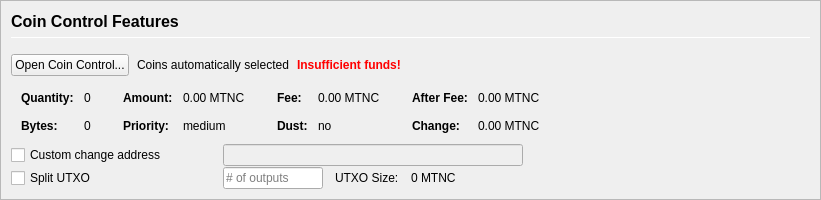
         <widget class="QFrame" name="frameCoinControl">
          <property name="sizePolicy">
           <sizepolicy hsizetype="Expanding" vsizetype="Expanding">
            <horstretch>0</horstretch>
            <verstretch>0</verstretch>
           </sizepolicy>
          </property>
          <property name="maximumSize">
           <size>
            <width>16777215</width>
            <height>16777215</height>
           </size>
          </property>
          <property name="frameShape">
           <enum>QFrame::StyledPanel</enum>
          </property>
          <property name="frameShadow">
           <enum>QFrame::Sunken</enum>
          </property>
          <layout class="QVBoxLayout" name="verticalLayoutCoinControl2">
           <property name="spacing">
            <number>0</number>
           </property>
           <property name="leftMargin">
            <number>0</number>
           </property>
           <property name="topMargin">
            <number>0</number>
           </property>
           <property name="rightMargin">
            <number>0</number>
           </property>
           <property name="bottomMargin">
            <number>0</number>
           </property>
           <item>
            <widget class="QFrame" name="frameCoinControl_BG">
             <layout class="QVBoxLayout" name="verticalLayoutCoinControl" stretch="0,0,0,0,0,0">
              <property name="spacing">
               <number>1</number>
              </property>
              <property name="leftMargin">
               <number>10</number>
              </property>
              <property name="topMargin">
               <number>10</number>
              </property>
              <item>
               <layout class="QHBoxLayout" name="horizontalLayoutCoinControl1">
                <property name="bottomMargin">
                 <number>15</number>
                </property>
                <item>
                 <layout class="QVBoxLayout" name="verticalLayout_3">
                  <property name="spacing">
                   <number>6</number>
                  </property>
                  <item>
                   <widget class="QLabel" name="labelCoinControlFeatures">
                    <property name="sizePolicy">
                     <sizepolicy hsizetype="Preferred" vsizetype="Maximum">
                      <horstretch>0</horstretch>
                      <verstretch>0</verstretch>
                     </sizepolicy>
                    </property>
                    <property name="minimumSize">
                     <size>
                      <width>0</width>
                      <height>20</height>
                     </size>
                    </property>
                    <property name="font">
                     <font>
                      <pointsize>12</pointsize>
                      <weight>75</weight>
                      <bold>true</bold>
                     </font>
                    </property>
                    <property name="styleSheet">
                     <string notr="true">font-weight:bold;</string>
                    </property>
                    <property name="text">
                     <string>Coin Control Features</string>
                    </property>
                   </widget>
                  </item>
                  <item>
                   <widget class="Line" name="line">
                    <property name="minimumSize">
                     <size>
                      <width>0</width>
                      <height>1</height>
                     </size>
                    </property>
                    <property name="maximumSize">
                     <size>
                      <width>16777215</width>
                      <height>1</height>
                     </size>
                    </property>
                    <property name="orientation">
                     <enum>Qt::Horizontal</enum>
                    </property>
                   </widget>
                  </item>
                 </layout>
                </item>
               </layout>
              </item>
              <item>
               <layout class="QHBoxLayout" name="horizontalLayoutCoinControl2" stretch="0,0,0,0">
                <property name="spacing">
                 <number>8</number>
                </property>
                <property name="bottomMargin">
                 <number>10</number>
                </property>
                <item>
                 <widget class="QPushButton" name="pushButtonCoinControl">
                  <property name="styleSheet">
                   <string notr="true"/>
                  </property>
                  <property name="text">
                   <string>Open Coin Control...</string>
                  </property>
                  <property name="autoDefault">
                   <bool>false</bool>
                  </property>
                 </widget>
                </item>
                <item>
                 <widget class="QLabel" name="labelCoinControlAutomaticallySelected">
                  <property name="text">
                   <string>Coins automatically selected</string>
                  </property>
                  <property name="margin">
                   <number>5</number>
                  </property>
                 </widget>
                </item>
                <item>
                 <widget class="QLabel" name="labelCoinControlInsuffFunds">
                  <property name="font">
                   <font>
                    <weight>75</weight>
                    <bold>true</bold>
                   </font>
                  </property>
                  <property name="styleSheet">
                   <string notr="true">color:red;font-weight:bold;</string>
                  </property>
                  <property name="text">
                   <string>Insufficient funds!</string>
                  </property>
                  <property name="margin">
                   <number>5</number>
                  </property>
                 </widget>
                </item>
                <item>
                 <spacer name="horizontalSpacerCoinControl">
                  <property name="orientation">
                   <enum>Qt::Horizontal</enum>
                  </property>
                  <property name="sizeHint" stdset="0">
                   <size>
                    <width>40</width>
                    <height>1</height>
                   </size>
                  </property>
                 </spacer>
                </item>
               </layout>
              </item>
              <item>
               <widget class="QWidget" name="widgetCoinControl" native="true">
                <property name="sizePolicy">
                 <sizepolicy hsizetype="Preferred" vsizetype="Preferred">
                  <horstretch>0</horstretch>
                  <verstretch>0</verstretch>
                 </sizepolicy>
                </property>
                <property name="minimumSize">
                 <size>
                  <width>0</width>
                  <height>0</height>
                 </size>
                </property>
                <property name="styleSheet">
                 <string notr="true"/>
                </property>
                <layout class="QHBoxLayout" name="horizontalLayoutCoinControl5">
                 <property name="leftMargin">
                  <number>0</number>
                 </property>
                 <property name="topMargin">
                  <number>0</number>
                 </property>
                 <property name="rightMargin">
                  <number>0</number>
                 </property>
                 <property name="bottomMargin">
                  <number>0</number>
                 </property>
                 <item>
                  <layout class="QHBoxLayout" name="horizontalLayoutCoinControl3" stretch="0,0,0,1">
                   <property name="spacing">
                    <number>20</number>
                   </property>
                   <property name="topMargin">
                    <number>0</number>
                   </property>
                   <property name="bottomMargin">
                    <number>10</number>
                   </property>
                   <item>
                    <layout class="QFormLayout" name="formLayoutCoinControl1">
                     <property name="horizontalSpacing">
                      <number>10</number>
                     </property>
                     <property name="verticalSpacing">
                      <number>14</number>
                     </property>
                     <property name="leftMargin">
                      <number>10</number>
                     </property>
                     <property name="topMargin">
                      <number>4</number>
                     </property>
                     <property name="rightMargin">
                      <number>6</number>
                     </property>
                     <item row="0" column="0">
                      <widget class="QLabel" name="labelCoinControlQuantityText">
                       <property name="font">
                        <font>
                         <weight>75</weight>
                         <bold>true</bold>
                        </font>
                       </property>
                       <property name="text">
                        <string>Quantity:</string>
                       </property>
                       <property name="margin">
                        <number>0</number>
                       </property>
                      </widget>
                     </item>
                     <item row="0" column="1">
                      <widget class="QLabel" name="labelCoinControlQuantity">
                       <property name="cursor">
                        <cursorShape>IBeamCursor</cursorShape>
                       </property>
                       <property name="contextMenuPolicy">
                        <enum>Qt::ActionsContextMenu</enum>
                       </property>
                       <property name="text">
                        <string notr="true">0</string>
                       </property>
                       <property name="margin">
                        <number>0</number>
                       </property>
                       <property name="textInteractionFlags">
                        <set>Qt::LinksAccessibleByMouse|Qt::TextSelectableByKeyboard|Qt::TextSelectableByMouse</set>
                       </property>
                      </widget>
                     </item>
                     <item row="1" column="0">
                      <widget class="QLabel" name="labelCoinControlBytesText">
                       <property name="font">
                        <font>
                         <weight>75</weight>
                         <bold>true</bold>
                        </font>
                       </property>
                       <property name="text">
                        <string>Bytes:</string>
                       </property>
                      </widget>
                     </item>
                     <item row="1" column="1">
                      <widget class="QLabel" name="labelCoinControlBytes">
                       <property name="cursor">
                        <cursorShape>IBeamCursor</cursorShape>
                       </property>
                       <property name="contextMenuPolicy">
                        <enum>Qt::ActionsContextMenu</enum>
                       </property>
                       <property name="text">
                        <string notr="true">0</string>
                       </property>
                       <property name="textInteractionFlags">
                        <set>Qt::LinksAccessibleByMouse|Qt::TextSelectableByKeyboard|Qt::TextSelectableByMouse</set>
                       </property>
                      </widget>
                     </item>
                    </layout>
                   </item>
                   <item>
                    <layout class="QFormLayout" name="formLayoutCoinControl2">
                     <property name="horizontalSpacing">
                      <number>10</number>
                     </property>
                     <property name="verticalSpacing">
                      <number>14</number>
                     </property>
                     <property name="leftMargin">
                      <number>6</number>
                     </property>
                     <property name="topMargin">
                      <number>4</number>
                     </property>
                     <property name="rightMargin">
                      <number>6</number>
                     </property>
                     <item row="0" column="0">
                      <widget class="QLabel" name="labelCoinControlAmountText">
                       <property name="font">
                        <font>
                         <weight>75</weight>
                         <bold>true</bold>
                        </font>
                       </property>
                       <property name="text">
                        <string>Amount:</string>
                       </property>
                       <property name="margin">
                        <number>0</number>
                       </property>
                      </widget>
                     </item>
                     <item row="0" column="1">
                      <widget class="QLabel" name="labelCoinControlAmount">
                       <property name="cursor">
                        <cursorShape>IBeamCursor</cursorShape>
                       </property>
                       <property name="contextMenuPolicy">
                        <enum>Qt::ActionsContextMenu</enum>
                       </property>
                       <property name="text">
                        <string notr="true">0.00 MTNC</string>
                       </property>
                       <property name="textInteractionFlags">
                        <set>Qt::LinksAccessibleByMouse|Qt::TextSelectableByKeyboard|Qt::TextSelectableByMouse</set>
                       </property>
                      </widget>
                     </item>
                     <item row="1" column="0">
                      <widget class="QLabel" name="labelCoinControlPriorityText">
                       <property name="font">
                        <font>
                         <weight>75</weight>
                         <bold>true</bold>
                        </font>
                       </property>
                       <property name="text">
                        <string>Priority:</string>
                       </property>
                      </widget>
                     </item>
                     <item row="1" column="1">
                      <widget class="QLabel" name="labelCoinControlPriority">
                       <property name="cursor">
                        <cursorShape>IBeamCursor</cursorShape>
                       </property>
                       <property name="contextMenuPolicy">
                        <enum>Qt::ActionsContextMenu</enum>
                       </property>
                       <property name="text">
                        <string>medium</string>
                       </property>
                       <property name="textInteractionFlags">
                        <set>Qt::LinksAccessibleByMouse|Qt::TextSelectableByKeyboard|Qt::TextSelectableByMouse</set>
                       </property>
                      </widget>
                     </item>
                    </layout>
                   </item>
                   <item>
                    <layout class="QFormLayout" name="formLayoutCoinControl3">
                     <property name="horizontalSpacing">
                      <number>10</number>
                     </property>
                     <property name="verticalSpacing">
                      <number>14</number>
                     </property>
                     <property name="leftMargin">
                      <number>6</number>
                     </property>
                     <property name="topMargin">
                      <number>4</number>
                     </property>
                     <property name="rightMargin">
                      <number>6</number>
                     </property>
                     <item row="0" column="0">
                      <widget class="QLabel" name="labelCoinControlFeeText">
                       <property name="font">
                        <font>
                         <weight>75</weight>
                         <bold>true</bold>
                        </font>
                       </property>
                       <property name="text">
                        <string>Fee:</string>
                       </property>
                       <property name="margin">
                        <number>0</number>
                       </property>
                      </widget>
                     </item>
                     <item row="0" column="1">
                      <widget class="QLabel" name="labelCoinControlFee">
                       <property name="cursor">
                        <cursorShape>IBeamCursor</cursorShape>
                       </property>
                       <property name="contextMenuPolicy">
                        <enum>Qt::ActionsContextMenu</enum>
                       </property>
                       <property name="text">
                        <string notr="true">0.00 MTNC</string>
                       </property>
                       <property name="textInteractionFlags">
                        <set>Qt::LinksAccessibleByMouse|Qt::TextSelectableByKeyboard|Qt::TextSelectableByMouse</set>
                       </property>
                      </widget>
                     </item>
                     <item row="1" column="0">
                      <widget class="QLabel" name="labelCoinControlLowOutputText">
                       <property name="font">
                        <font>
                         <weight>75</weight>
                         <bold>true</bold>
                        </font>
                       </property>
                       <property name="text">
                        <string>Dust:</string>
                       </property>
                      </widget>
                     </item>
                     <item row="1" column="1">
                      <widget class="QLabel" name="labelCoinControlLowOutput">
                       <property name="cursor">
                        <cursorShape>IBeamCursor</cursorShape>
                       </property>
                       <property name="contextMenuPolicy">
                        <enum>Qt::ActionsContextMenu</enum>
                       </property>
                       <property name="text">
                        <string>no</string>
                       </property>
                       <property name="textInteractionFlags">
                        <set>Qt::LinksAccessibleByMouse|Qt::TextSelectableByKeyboard|Qt::TextSelectableByMouse</set>
                       </property>
                      </widget>
                     </item>
                    </layout>
                   </item>
                   <item>
                    <layout class="QFormLayout" name="formLayoutCoinControl4">
                     <property name="horizontalSpacing">
                      <number>10</number>
                     </property>
                     <property name="verticalSpacing">
                      <number>14</number>
                     </property>
                     <property name="leftMargin">
                      <number>6</number>
                     </property>
                     <property name="topMargin">
                      <number>4</number>
                     </property>
                     <property name="rightMargin">
                      <number>6</number>
                     </property>
                     <item row="0" column="0">
                      <widget class="QLabel" name="labelCoinControlAfterFeeText">
                       <property name="font">
                        <font>
                         <weight>75</weight>
                         <bold>true</bold>
                        </font>
                       </property>
                       <property name="text">
                        <string>After Fee:</string>
                       </property>
                       <property name="margin">
                        <number>0</number>
                       </property>
                      </widget>
                     </item>
                     <item row="0" column="1">
                      <widget class="QLabel" name="labelCoinControlAfterFee">
                       <property name="cursor">
                        <cursorShape>IBeamCursor</cursorShape>
                       </property>
                       <property name="contextMenuPolicy">
                        <enum>Qt::ActionsContextMenu</enum>
                       </property>
                       <property name="text">
                        <string notr="true">0.00 MTNC</string>
                       </property>
                       <property name="textInteractionFlags">
                        <set>Qt::LinksAccessibleByMouse|Qt::TextSelectableByKeyboard|Qt::TextSelectableByMouse</set>
                       </property>
                      </widget>
                     </item>
                     <item row="1" column="0">
                      <widget class="QLabel" name="labelCoinControlChangeText">
                       <property name="font">
                        <font>
                         <weight>75</weight>
                         <bold>true</bold>
                        </font>
                       </property>
                       <property name="text">
                        <string>Change:</string>
                       </property>
                      </widget>
                     </item>
                     <item row="1" column="1">
                      <widget class="QLabel" name="labelCoinControlChange">
                       <property name="cursor">
                        <cursorShape>IBeamCursor</cursorShape>
                       </property>
                       <property name="contextMenuPolicy">
                        <enum>Qt::ActionsContextMenu</enum>
                       </property>
                       <property name="text">
                        <string notr="true">0.00 MTNC</string>
                       </property>
                       <property name="textInteractionFlags">
                        <set>Qt::LinksAccessibleByMouse|Qt::TextSelectableByKeyboard|Qt::TextSelectableByMouse</set>
                       </property>
                      </widget>
                     </item>
                    </layout>
                   </item>
                  </layout>
                 </item>
                </layout>
               </widget>
              </item>
              <item>
               <layout class="QHBoxLayout" name="horizontalLayoutCoinControl4">
                <property name="spacing">
                 <number>12</number>
                </property>
                <property name="sizeConstraint">
                 <enum>QLayout::SetDefaultConstraint</enum>
                </property>
                <property name="topMargin">
                 <number>0</number>
                </property>
                <property name="rightMargin">
                 <number>0</number>
                </property>
                <item>
                 <widget class="QCheckBox" name="checkBoxCoinControlChange">
                  <property name="sizePolicy">
                   <sizepolicy hsizetype="Preferred" vsizetype="Preferred">
                    <horstretch>0</horstretch>
                    <verstretch>0</verstretch>
                   </sizepolicy>
                  </property>
                  <property name="minimumSize">
                   <size>
                    <width>200</width>
                    <height>0</height>
                   </size>
                  </property>
                  <property name="maximumSize">
                   <size>
                    <width>200</width>
                    <height>16777215</height>
                   </size>
                  </property>
                  <property name="toolTip">
                   <string>If this is activated, but the change address is empty or invalid, change will be sent to a newly generated address.</string>
                  </property>
                  <property name="text">
                   <string>Custom change address</string>
                  </property>
                 </widget>
                </item>
                <item>
                 <widget class="QValidatedLineEdit" name="lineEditCoinControlChange">
                  <property name="enabled">
                   <bool>false</bool>
                  </property>
                  <property name="sizePolicy">
                   <sizepolicy hsizetype="Preferred" vsizetype="Preferred">
                    <horstretch>0</horstretch>
                    <verstretch>0</verstretch>
                   </sizepolicy>
                  </property>
                  <property name="minimumSize">
                   <size>
                    <width>300</width>
                    <height>0</height>
                   </size>
                  </property>
                 </widget>
                </item>
                <item>
                 <widget class="QLabel" name="labelCoinControlChangeLabel">
                  <property name="sizePolicy">
                   <sizepolicy hsizetype="Preferred" vsizetype="Preferred">
                    <horstretch>0</horstretch>
                    <verstretch>0</verstretch>
                   </sizepolicy>
                  </property>
                  <property name="minimumSize">
                   <size>
                    <width>100</width>
                    <height>0</height>
                   </size>
                  </property>
                  <property name="text">
                   <string/>
                  </property>
                  <property name="margin">
                   <number>3</number>
                  </property>
                 </widget>
                </item>
               </layout>
              </item>
              <item>
               <layout class="QHBoxLayout" name="horizontalLayoutCoinControl6">
                <property name="spacing">
                 <number>12</number>
                </property>
                <property name="rightMargin">
                 <number>0</number>
                </property>
                <item>
                 <widget class="QCheckBox" name="splitBlockCheckBox">
                  <property name="sizePolicy">
                   <sizepolicy hsizetype="Preferred" vsizetype="Preferred">
                    <horstretch>0</horstretch>
                    <verstretch>0</verstretch>
                   </sizepolicy>
                  </property>
                  <property name="minimumSize">
                   <size>
                    <width>200</width>
                    <height>0</height>
                   </size>
                  </property>
                  <property name="maximumSize">
                   <size>
                    <width>200</width>
                    <height>16777215</height>
                   </size>
                  </property>
                  <property name="text">
                   <string>Split UTXO</string>
                  </property>
                 </widget>
                </item>
                <item>
                 <widget class="QLineEdit" name="splitBlockLineEdit">
                  <property name="sizePolicy">
                   <sizepolicy hsizetype="Preferred" vsizetype="Preferred">
                    <horstretch>50</horstretch>
                    <verstretch>0</verstretch>
                   </sizepolicy>
                  </property>
                  <property name="minimumSize">
                   <size>
                    <width>100</width>
                    <height>0</height>
                   </size>
                  </property>
                  <property name="maximumSize">
                   <size>
                    <width>100</width>
                    <height>16777215</height>
                   </size>
                  </property>
                  <property name="placeholderText">
                   <string># of outputs</string>
                  </property>
                 </widget>
                </item>
                <item>
                 <widget class="QLabel" name="labelBlockSizeText">
                  <property name="text">
                   <string>UTXO Size:</string>
                  </property>
                 </widget>
                </item>
                <item>
                 <widget class="QLabel" name="labelBlockSize">
                  <property name="text">
                   <string>0 MTNC</string>
                  </property>
                 </widget>
                </item>
                <item>
                 <spacer name="horizontalSpacer_7">
                  <property name="orientation">
                   <enum>Qt::Horizontal</enum>
                  </property>
                  <property name="sizeHint" stdset="0">
                   <size>
                    <width>40</width>
                    <height>20</height>
                   </size>
                  </property>
                 </spacer>
                </item>
               </layout>
              </item>
              <item>
               <spacer name="verticalSpacerCoinControl">
                <property name="orientation">
                 <enum>Qt::Vertical</enum>
                </property>
                <property name="sizeHint" stdset="0">
                 <size>
                  <width>800</width>
                  <height>1</height>
                 </size>
                </property>
               </spacer>
              </item>
             </layout>
            </widget>
           </item>
          </layout>
         </widget>
